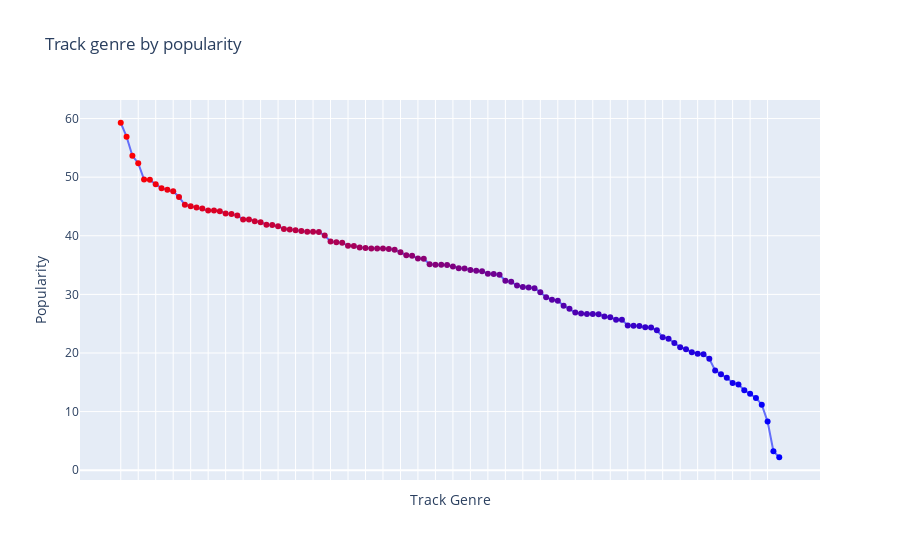

Notebook code cell kept with this figure:
### Code cell
import plotly.express as px
import plotly.graph_objs as go

colors = np.random.rand(114)

fig = px.scatter(grouped_descr_genre, x="track_genre", y="mean", color=grouped_descr_genre.index, 
                 color_continuous_scale=px.colors.sequential.Bluered_r, title="Track genre by popularity",
                 labels = {
                     "track_genre": "Track Genre",
                     "mean": "Popularity"
                 })
fig.update_traces(mode="markers+lines")
fig.update_layout(polar = dict(angularaxis = dict(showticklabels = False)))
fig.update(layout_coloraxis_showscale=False)
fig.update_xaxes(showticklabels=False)

#fig.write_image("popularity.png", engine="kaleido")
fig.show()

fig.write_html("popularity.html")

### Figure 1 — Plotly figure (JSON) as saved in the notebook; plotly's stock layout.template omitted (floating-point values rounded to 4 significant figures)
{"data": [{"hovertemplate": "Track Genre=%{x}<br>Popularity=%{y}<br>index=%{marker.color}<extra></extra>", "legendgroup": "", "marker": {"color": [0, 1, 2, 3, 4, 5, 6, 7, 8, 9, 10, 11, 12, 13, 14, 15, 16, 17, 18, 19, 20, 21, 22, 23, 24, 25, 26, 27, 28, 29, 30, 31, 32, 33, 34, 35, 36, 37, 38, 39, 40, 41, 42, 43, 44, 45, 46, 47, 48, 49, 50, 51, 52, 53, 54, 55, 56, 57, 58, 59, 60, 61, 62, 63, 64, 65, 66, 67, 68, 69, 70, 71, 72, 73, 74, 75, 76, 77, 78, 79, 80, 81, 82, 83, 84, 85, 86, 87, 88, 89, 90, 91, 92, 93, 94, 95, 96, 97, 98, 99, 100, 101, 102, 103, 104, 105, 106, 107, 108, 109, 110, 111, 112, 113], "coloraxis": "coloraxis", "symbol": "circle"}, "mode": "markers+lines", "name": "", "orientation": "v", "showlegend": false, "type": "scatter", "x": ["pop-film", "k-pop", "chill", "sad", "grunge", "indian", "anime", "emo", "sertanejo", "pop", "progressive-house", "piano", "mandopop", "deep-house", "brazil", "electronic", "pagode", "ambient", "british", "metal", "metalcore", "psych-rock", "hard-rock", "acoustic", "dubstep", "world-music", "forro", "gospel", "j-pop", "french", "garage", "mpb", "turkish", "j-rock", "indie-pop", "dub", "techno", "indie", "samba", "punk", "punk-rock", "folk", "spanish", "groove", "singer-songwriter", "songwriter", "hip-hop", "trance", "swedish", "r-n-b", "synth-pop", "hardcore", "electro", "ska", "sleep", "children", "edm", "cantopop", "trip-hop", "rock-n-roll", "house", "minimal-techno", "alt-rock", "disco", "dancehall", "club", "funk", "death-metal", "rockabilly", "show-tunes", "blues", "industrial", "malay", "guitar", "new-age", "goth", "salsa", "disney", "power-pop", "german", "drum-and-bass", "j-dance", "hardstyle", "heavy-metal", "study", "bluegrass", "latino", "j-idol", "comedy", "opera", "afrobeat", "alternative", "reggaeton", "dance", "black-metal", "happy", "party", "reggae", "breakbeat", "tango", "soul", "rock", "country", "honky-tonk", "idm", "kids", "grindcore", "jazz", "classical", "chicago-house", "detroit-techno", "latin", "romance", "iranian"], "xaxis": "x", "y": [59.28, 56.9, 53.65, 52.38, 49.59, 49.54, 48.77, 48.13, 47.87, 47.58, 46.62, 45.27, 45.02, 44.81, 44.67, 44.33, 44.3, 44.19, 43.8, 43.7, 43.48, 42.78, 42.77, 42.48, 42.32, 41.87, 41.83, 41.64, 41.14, 41.07, 40.93, 40.79, 40.7, 40.66, 40.66, 40.04, 39.04, 38.9, 38.83, 38.29, 38.24, 38.01, 37.92, 37.83, 37.81, 37.81, 37.76, 37.63, 37.17, 36.69, 36.58, 36.1, 36.08, 35.13, 35.07, 35.05, 35.03, 34.74, 34.46, 34.43, 34.16, 34.02, 33.94, 33.52, 33.47, 33.34, 32.32, 32.17, 31.5, 31.25, 31.19, 31.04, 30.36, 29.53, 29.07, 28.91, 28.07, 27.54, 26.9, 26.75, 26.66, 26.66, 26.62, 26.23, 26.11, 25.68, 25.66, 24.71, 24.63, 24.62, 24.4, 24.34, 23.86, 22.69, 22.45, 21.72, 20.98, 20.63, 20.12, 19.87, 19.8, 19.0, 17.03, 16.36, 15.77, 14.89, 14.62, 13.63, 13.05, 12.34, 11.17, 8.297, 3.245, 2.21], "yaxis": "y"}], "layout": {"coloraxis": {"colorbar": {"title": {"text": "index"}}, "colorscale": [[0, "rgb(255,0,0)"], [1, "rgb(0,0,255)"]], "showscale": false}, "legend": {"tracegroupgap": 0}, "polar": {"angularaxis": {"showticklabels": false}}, "title": {"text": "Track genre by popularity"}, "xaxis": {"anchor": "y", "domain": [0, 1], "showticklabels": false, "title": {"text": "Track Genre"}}, "yaxis": {"anchor": "x", "domain": [0, 1], "title": {"text": "Popularity"}}}}
